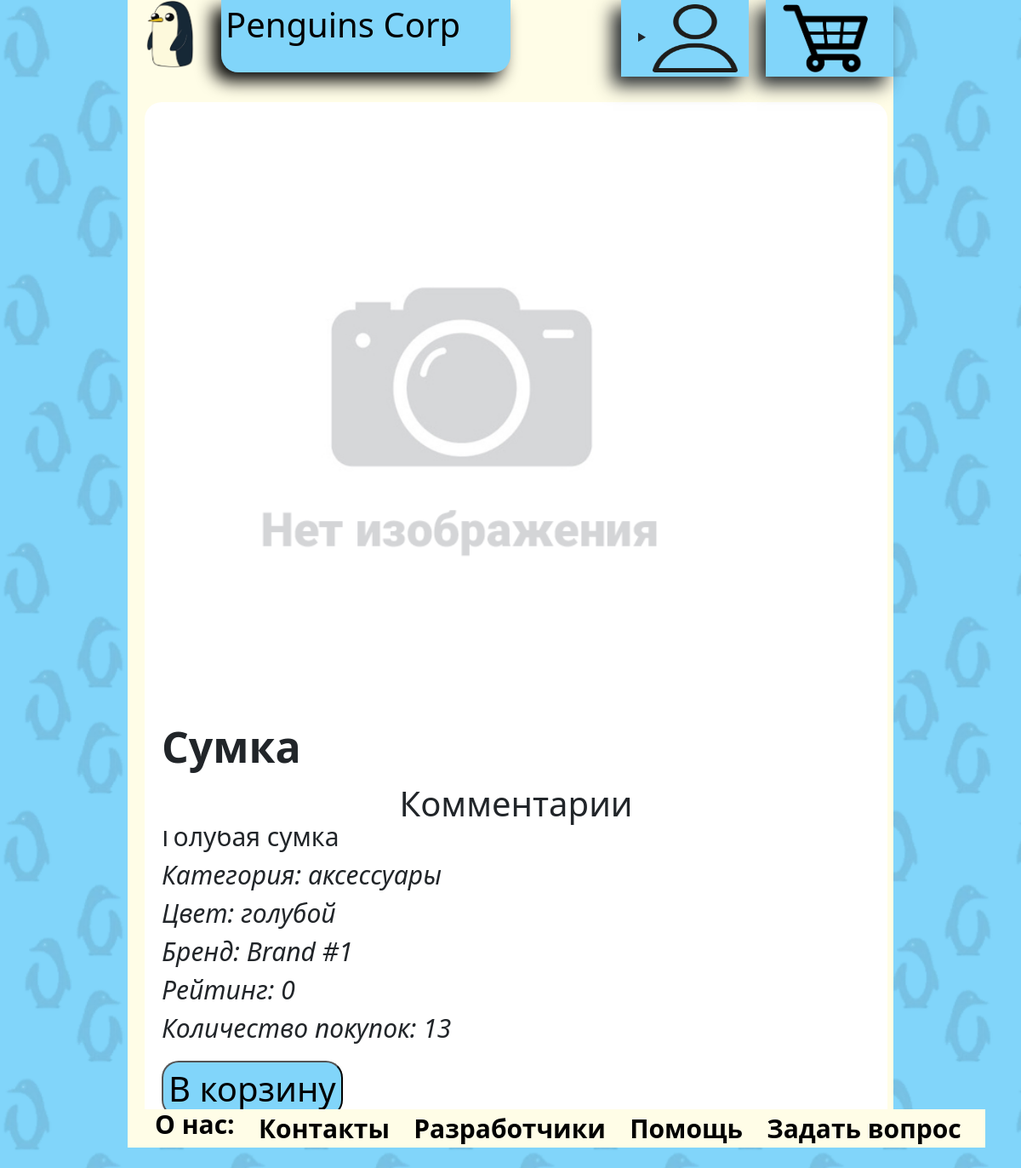
Page /product/6 on the earlier database version.
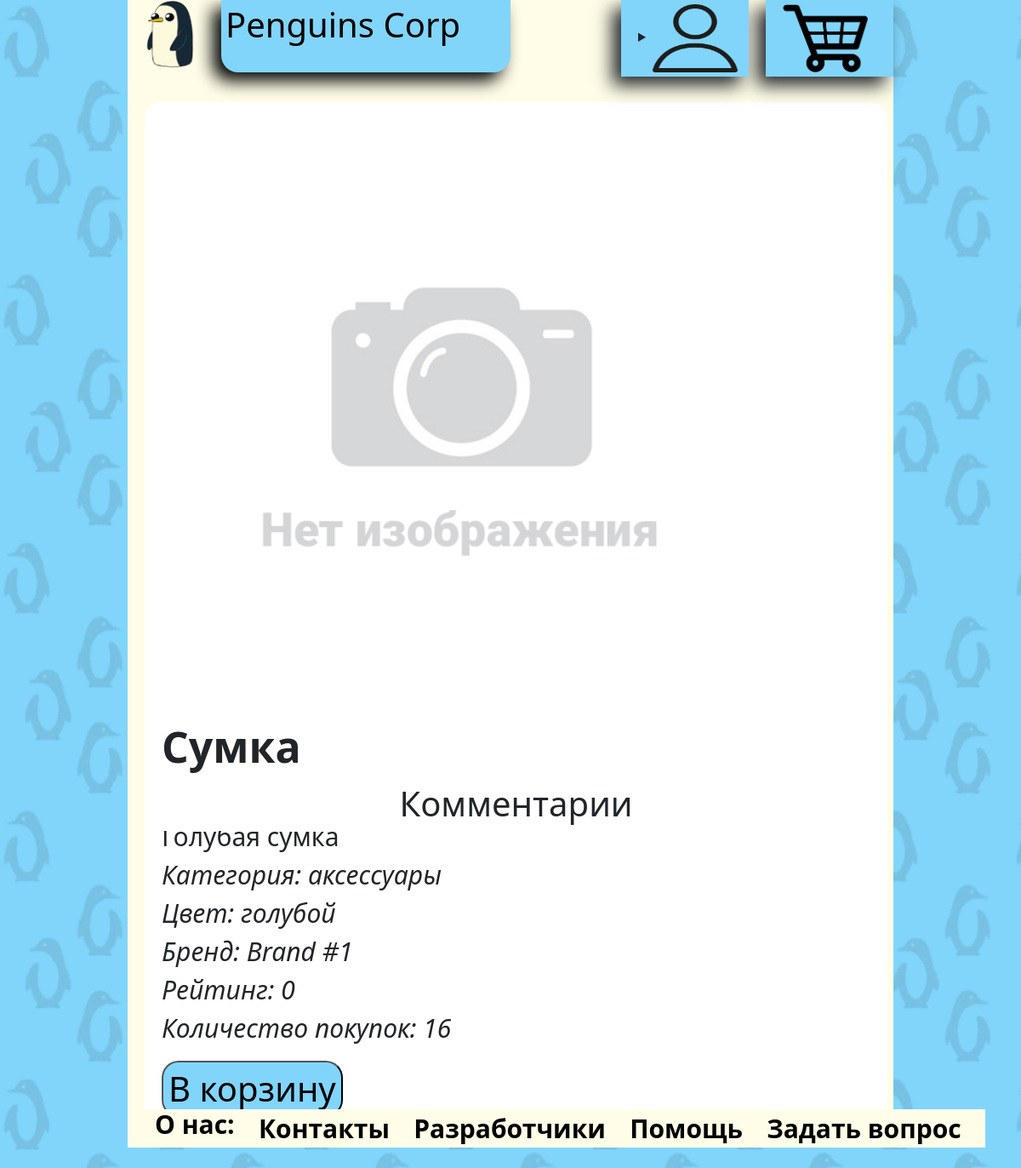
Same page on the later database version.
### data/products.py (models this page shows)
class Products(SqlAlchemyBase, UserMixin):
    __tablename__ = 'products'
    id = sqlalchemy.Column(sqlalchemy.Integer,
                           primary_key=True, autoincrement=True)
    title = sqlalchemy.Column(sqlalchemy.String, nullable=True)
    category = sqlalchemy.Column(sqlalchemy.Integer, sqlalchemy.ForeignKey("category.id"))
    color = sqlalchemy.Column(sqlalchemy.Integer, sqlalchemy.ForeignKey("colors.id"), nullable=True)
    shop = sqlalchemy.Column(sqlalchemy.Integer, sqlalchemy.ForeignKey("shops.id"), nullable=True)
    price = sqlalchemy.Column(sqlalchemy.Integer, nullable=True)
    about = sqlalchemy.Column(sqlalchemy.String, nullable=True)
    rating = sqlalchemy.Column(sqlalchemy.Integer, nullable=True)
    count = sqlalchemy.Column(sqlalchemy.Integer, nullable=True)
    image = sqlalchemy.Column(sqlalchemy.String, nullable=True)
    shops = orm.relation('Shops', back_populates='products')
    categories = orm.relation("Category",
                              secondary="products_to_category",
                              backref="products")
    colors = orm.relation("Colors",
                          secondary="products_to_colors",
                          backref="products")
    comments = orm.relation('Comments', back_populates='products')

### data/category.py (models this page shows)
class Category(SqlAlchemyBase, UserMixin):
    __tablename__ = 'category'
    id = sqlalchemy.Column(sqlalchemy.Integer, primary_key=True,
                           autoincrement=True)
    name = sqlalchemy.Column(sqlalchemy.String, nullable=True)

### data/colors.py (models this page shows)
class Colors(SqlAlchemyBase, UserMixin):
    __tablename__ = 'colors'
    id = sqlalchemy.Column(sqlalchemy.Integer, primary_key=True,
                           autoincrement=True)
    name = sqlalchemy.Column(sqlalchemy.String, nullable=True)

### data/shops.py (models this page shows)
class Shops(SqlAlchemyBase, UserMixin):
    __tablename__ = 'shops'
    id = sqlalchemy.Column(sqlalchemy.Integer,
                           primary_key=True, autoincrement=True)
    title = sqlalchemy.Column(sqlalchemy.String, nullable=True)
    email = sqlalchemy.Column(sqlalchemy.String,
                              index=True, unique=True, nullable=True)
    user = sqlalchemy.Column(sqlalchemy.Integer, sqlalchemy.ForeignKey("users.id"), nullable=True)
    products = orm.relation('Products', back_populates='shops')
    users = orm.relation('Users', back_populates='shops', lazy='subquery')

### data/product_api.py (the view, shortened to what this page needs)
@blueprint.route('/product/<int:id>', methods=["GET", "POST"])
def product(id):
    colors = db_sess.query(Colors)
    categories = db_sess.query(Category)
    shops = db_sess.query(Shops)
    product = db_sess.query(Products).filter(Products.id == id).first()
    comments = db_sess.query(Comments).filter(Comments.product_id == id).all()
    users = db_sess.query(Users)
    db_sess.commit()
    if current_user.is_authenticated:
        flag = current_user.id in list(map(lambda x: users.filter(Users.id == x.author).first().id, comments))
    else:
        flag = True
    return render_template('product.html', title=product.title.capitalize(),
                           product=product, categories=categories, shops=shops,
                           colors=colors, Category=Category, Shops=Shops, Colors=Colors,
                           comments=comments, Comments=Comments, users=users, Users=Users,
                           current_user=current_user, flag=flag)

### templates/product.html (shortened to what this page needs)
{% extends "base.html" %}
{% block content %}
    <div class="product">
        <img src="{{product.image}}">
        <p><b>{{product.title.capitalize()}}</b>
        <br>Цена: {{product.price}} р
        <br>{{product.about}}
        <br><i>Категория: {{categories.filter(Category.id == product.category).first().name}}
        <br>Цвет: {{colors.filter(Colors.id == product.color).first().name}}
        <br>Бренд: {{shops.filter(Shops.id == product.shop).first().title}}
        <br>Рейтинг: {{product.rating}}
        <br>Количество покупок: {{product.count}}</i></p>
        <form action="" method="post">
            <input type="submit" value="В корзину" class="product-btn"/>
        </form>
    </div>
    <div class="comment"><h1 align="center">Комментарии</h1></div>
        {% set a = 0 %}
{% endblock %}

Differences in the rows shown:
changed Products "Сумка": count "13" → "16"
